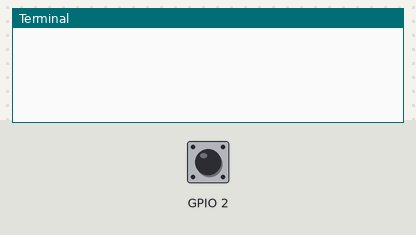
The program below on a simulated Raspberry Pi (BCM pin numbers). Parts: the last lines printed to the terminal. The test bench sets the inputs (shaded band); at power-on: GPIO 2 LOW. The clock reads 2024-03-15 10:24:30 at power-on unless the program sets it.

Above: at 5.0 s.
5.1 s: GPIO 2 pulled HIGH for 0.15 s
At 6.6 s:
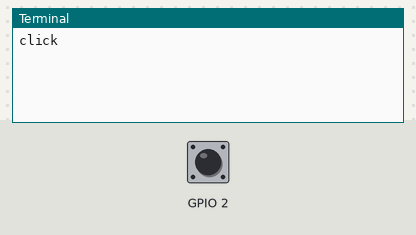
6.9 s: GPIO 2 pulled HIGH for 3.2 s
At 9.1 s:
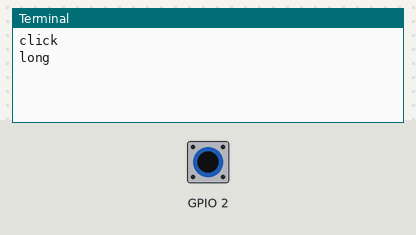
11.6 s: GPIO 2 pulsed HIGH 2 times (0.12 s each, 0.3 s apart)
At 13.3 s:
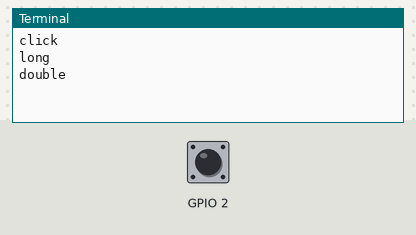

The program:

testButton.py
```python
import Adafruit_GPIO.GPIO as GPIO
import time
import threading

class TouchButton(object):
    PRESSED = 1
    RELEASED = 0
    CLICK = 2
    DOUBLE_CLICK = 3
    LONG_PRESSED = 4

    def __init__(self, io, ucc = None, gnd = None):
        self._io = io
        self._clickTime = 0.3
        self._longPressTime = 1.0
        self._doubleClickBetweenTime = 0.2
        self._relasetime = time.time()
        self._isDoubleClick = False
        self._callback = {}
        self._gpio = GPIO.get_platform_gpio()
        self._gpio.setup(io, GPIO.IN, pull_up_down=GPIO.PUD_DOWN)
        self._gpio.add_event_detect(self._io, GPIO.RISING, self._risingListenFunc_)


    def readStatusNow(self):
        if (self._gpio.input(self._io) == GPIO.HIGH):
            return TouchButton.PRESSED
        else:
            return TouchButton.RELEASED

    def addeventDetect(self, mode = CLICK, callback = None,\
                       clickTime = None, longPressTime = None, doubleClickBetweenTime = None):
        self._callback[mode] = callback
        if clickTime:
            self._clickTime = clickTime
        if longPressTime:
            self._longPressTime = longPressTime
        if doubleClickBetweenTime:
            self._doubleClickBetweenTime = doubleClickBetweenTime


    def _risingListenFunc_(self, channel):
        #self._gpio.remove_event_detect(self._io)
        #self._gpio.add_event_detect(self._io, GPIO.FALLING, self._fallingListenFunc_)
        if time.time() - self._relasetime <= self._doubleClickBetweenTime:
            return
        self._risingtime = time.time()
        while  self.readStatusNow() == self.PRESSED:
            if time.time() - self._risingtime >= self._longPressTime:
                self._callback[TouchButton.LONG_PRESSED]()
                return

        self._relasetime = time.time()

        while self.readStatusNow() == self.RELEASED:
            if time.time() - self._relasetime >= self._doubleClickBetweenTime:
                self._callback[TouchButton.CLICK]()
                return

        self._callback[TouchButton.DOUBLE_CLICK]()


    def _fallingListenFunc_(self, channel):
        print("raise")
        self._gpio.remove_event_detect(self._io)
        self._gpio.add_event_detect(self._io, GPIO.RISING, self._fallingListenFunc_)
        self._releasedTime = time.time()
        if self._releasedTime - self._pressedTime <= self._clickTime:
            if self._isDoubleClick:
                self._isDoubleClick = False
                self._callback[TouchButton.DOUBLE_CLICK]()
            else:
                print("raise waiting")
                time.sleep(self._doubleClickBetweenTime)
                if not self._isDoubleClick:
                    self._callback[TouchButton.CLICK]()
        else:
            self._callback[TouchButton.LONG_PRESSED]()


def clickfunc():
    print("click")

def doubleclickfunc():
    print("double")

def longfunc():
    print("long")

if __name__ == "__main__":
    button = TouchButton(2)
    button.addeventDetect(TouchButton.CLICK, clickfunc)
    button.addeventDetect(TouchButton.DOUBLE_CLICK, doubleclickfunc)
    button.addeventDetect(TouchButton.LONG_PRESSED, longfunc)
    time.sleep(100)
```

Measured:
- after the input at 5.1 s, the terminal: prints a new line after 0.35 s (image 1)
- after the input at 6.9 s, the terminal: prints a new line after 1.0 s (image 2)
- after the input at 11.6 s, the terminal: prints a new line after 0.30 s (image 3)
